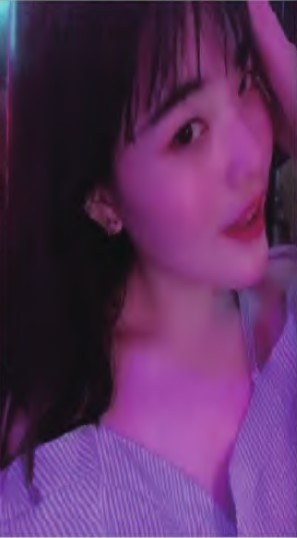
#> input picture chap5/c51.jpg, 297 x 538 px, found by its file name
$ python test_flicker2.py
#> lines starting #> are read from the running program, lines starting #| are printed output that depends on the picture
import cv2
import numpy as np
# 5-9　图像闪白效果测试2
def main():
    img = cv2.imread('..\c51.jpg')
#> img is the input picture: shape (538, 297, 3); mean B, G, R 97, 48.8, 92.5
    height, width, n = img.shape
#> height = 538; width = 297; n = 3
    mask = cv2.imread('..\mask.jpg')
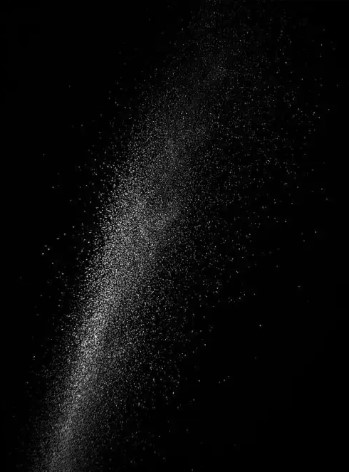
#> input picture chap5/mask.jpg, 349 x 472 px, found by its file name
#> mask is the input picture: shape (472, 349, 3); min 0, max 229, mean 10.3
    mask = cv2.resize(mask, (width, height), interpolation=cv2.INTER_CUBIC)
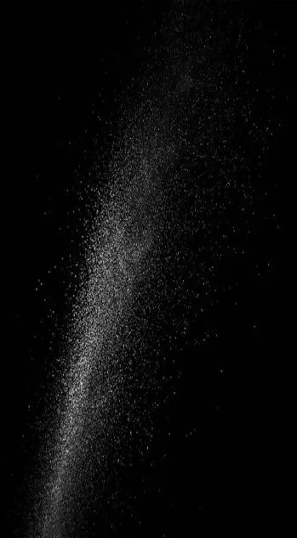
#> mask: shape (538, 297, 3); min 0, max 236, mean 10.4
    dst = cv2.addWeighted(img, 0.6, mask, 0.4, 0) #图像叠加,主图叠加系数为0.6
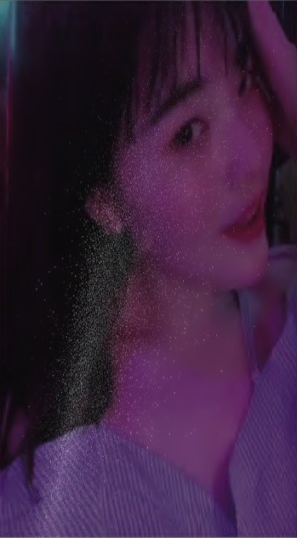
#> dst: shape (538, 297, 3); mean B, G, R 62.3, 33.4, 59.6
    cv2.imshow("demo", dst)
    cv2.waitKey(0)

if __name__ == '__main__':
    main()
